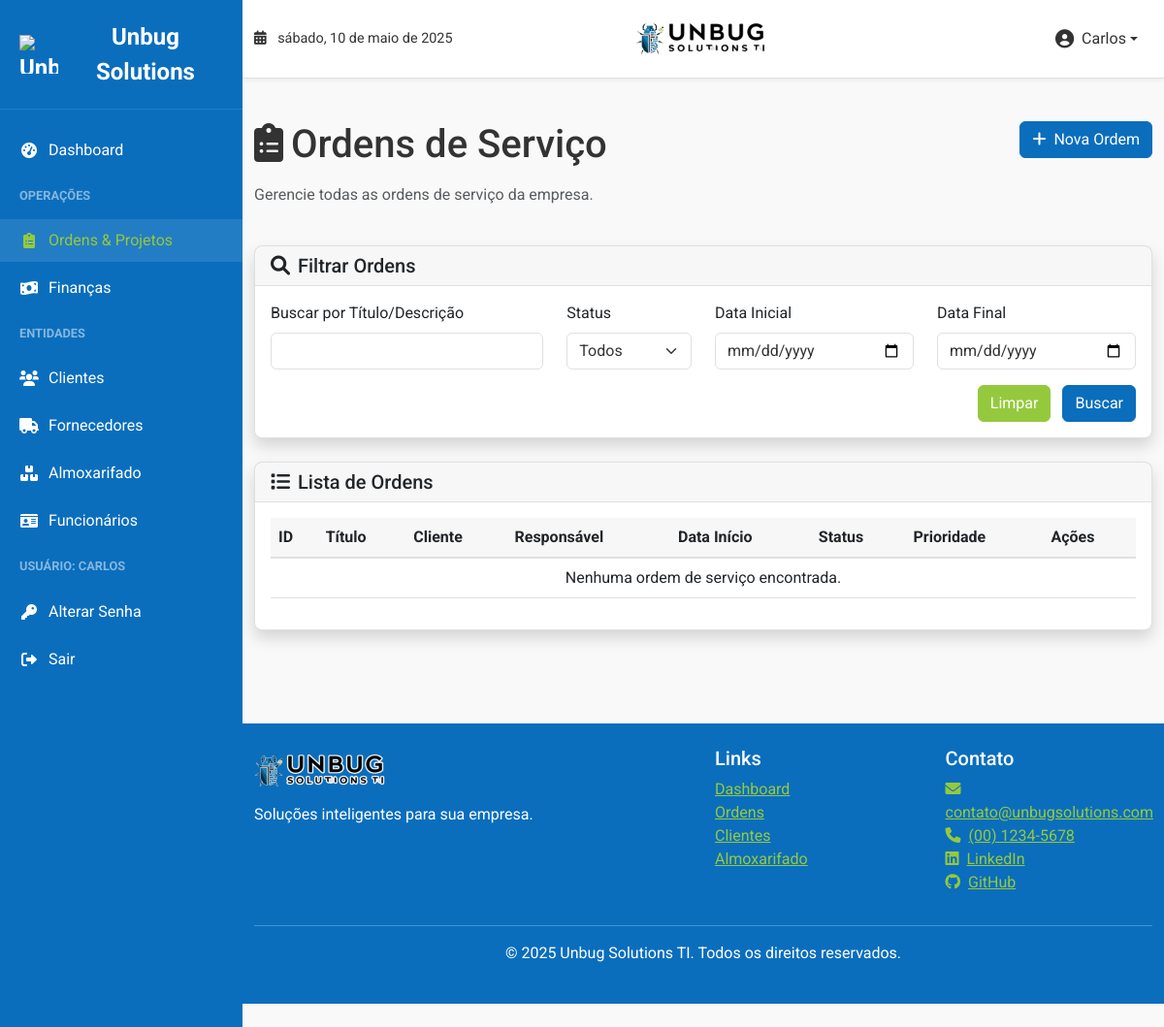
/orders/ (signed in), run on an earlier commit of the app's database.
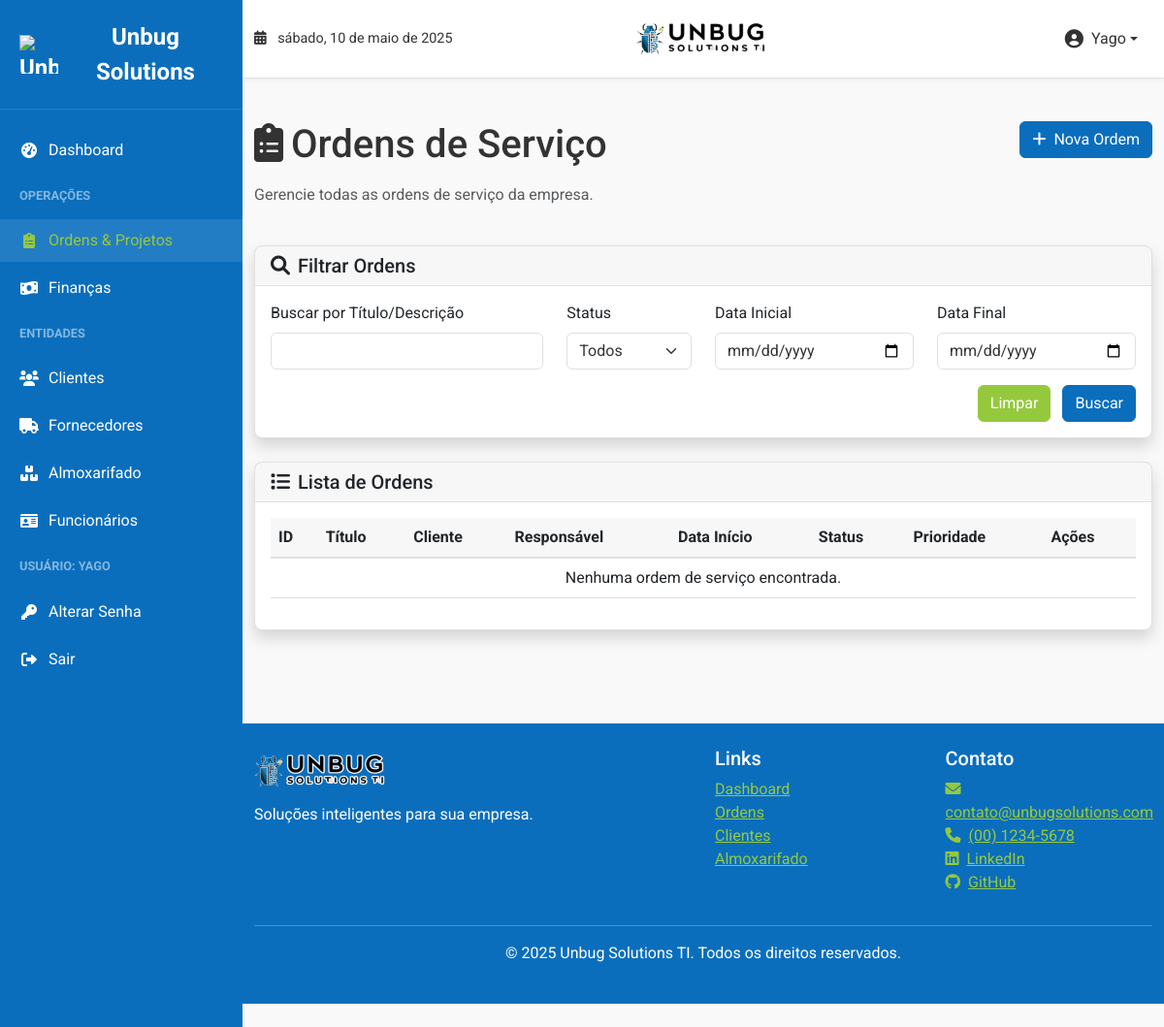
And on a later commit of the database.
### models.py (models this page shows, shortened)
class Employee(db.Model):
    id = db.Column(db.Integer, primary_key=True)
    first_name = db.Column(db.String(50), nullable=False)
    last_name = db.Column(db.String(50), nullable=False)
    position = db.Column(db.String(100))
    department = db.Column(db.String(100))
    phone = db.Column(db.String(20))
    hire_date = db.Column(db.Date, default=datetime.utcnow)
    active = db.Column(db.Boolean, default=True)
    created_at = db.Column(db.DateTime, default=datetime.utcnow)
    updated_at = db.Column(db.DateTime, default=datetime.utcnow, onupdate=datetime.utcnow)
    user_id = db.Column(db.Integer, ForeignKey('user.id'))
    user = relationship("User", back_populates="employee")
    service_orders = relationship("ServiceOrder", back_populates="employee")
    projects = relationship("Project", back_populates="manager")

### blueprints/orders.py (the view)
@orders_bp.route('/')
@login_required
def index():
    search_form = SearchForm()
    query = ServiceOrder.query
    if request.args.get('query'):
        search_term = f"%{request.args.get('query')}%"
        query = query.filter(ServiceOrder.title.like(search_term) |
                             ServiceOrder.description.like(search_term))
    if request.args.get('status') and request.args.get('status') != '':
        query = query.filter(ServiceOrder.status == request.args.get('status'))
    if request.args.get('date_from'):
        date_from = datetime.strptime(request.args.get('date_from'), '%Y-%m-%d')
        query = query.filter(ServiceOrder.start_date >= date_from)
    if request.args.get('date_to'):
        date_to = datetime.strptime(request.args.get('date_to'), '%Y-%m-%d')
        query = query.filter(ServiceOrder.start_date <= date_to)
    service_orders = query.order_by(ServiceOrder.created_at.desc()).all()
    return render_template('orders/index.html',
                          service_orders=service_orders,
                          search_form=search_form)

### forms.py
class SearchForm(FlaskForm):
    query = StringField('Buscar', validators=[Optional()])
    status = SelectField('Status', validators=[Optional()], choices=[
        ('', 'Todos'),
        ('open', 'Aberta'),
        ('in_progress', 'Em Andamento'),
        ('completed', 'Concluída'),
        ('cancelled', 'Cancelada')
    ])
    date_from = DateField('De', format='%Y-%m-%d', validators=[Optional()])
    date_to = DateField('Até', format='%Y-%m-%d', validators=[Optional()])
    submit = SubmitField('Buscar')

### models.py (called while the page is built)
    @property
    def is_active(self):
        return self._is_active

    def has_security_access(self):
        return self.role == 'admin'

    def has_finance_access(self):
        return self.role in ['admin', 'management']

    def get_role_display(self):
        role_names = {
            'admin': 'Administrador',
            'management': 'Gerência',
            'employee': 'Funcionário'
        }
        return role_names.get(self.role, self.role)

### templates/orders/index.html (shortened to what the changed rows need)
{% extends 'base.html' %}
{% block content %}
<div class="row mb-4">
    <div class="col-md-8">
        <h1 class="mb-3"><i class="fas fa-clipboard-list me-2"></i>Ordens de Serviço</h1>
    </div>
</div>
<div class="card shadow">
    <div class="card-body">
        <div class="table-responsive">
            <table class="table table-hover">
                <thead>
                    <tr>
                        <th>ID</th>
                        <th>Título</th>
                        <th>Cliente</th>
                        <th>Responsável</th>
                        <th>Data Início</th>
                        <th>Status</th>
                        <th>Prioridade</th>
                        <th>Ações</th>
                    </tr>
                </thead>
            </table>
        </div>
    </div>
</div>
{% endblock %}

### templates/base.html (shortened to what the changed rows need)
<!DOCTYPE html>
<html lang="pt-br">
<head>
    <link href="https://cdn.jsdelivr.net/npm/bootstrap@5.3.0-alpha1/dist/css/bootstrap.min.css" rel="stylesheet">
    <link rel="stylesheet" href="https://cdnjs.cloudflare.com/ajax/libs/font-awesome/6.0.0/css/all.min.css">
    <link rel="stylesheet" href="{{ url_for('static', filename='css/style.css') }}">
</head>
<body class="light-theme">
    {% if current_user.is_authenticated %}
    <div id="sidebar" class="sidebar">
        <div class="sidebar-header">
            <div class="sidebar-brand">
                <img src="{{ url_for('static', filename='img/unbug_symbol.png') }}" alt="Unbug Solutions TI Logo" class="logo-icon">
                <span>Unbug Solutions</span>
            </div>
        </div>
        <ul class="sidebar-nav">
            <li class="nav-item">
                <a href="{{ url_for('dashboard.index') }}" class="{% if request.path.startswith('/dashboard') %}active{% endif %}">
                    <i class="fas fa-tachometer-alt"></i> Dashboard
                </a>
            </li>
            <li class="nav-item-header">Operações</li>
            <li class="nav-item">
                <a href="{{ url_for('orders.index') }}" class="{% if request.path.startswith('/orders') %}active{% endif %}">
                    <i class="fas fa-clipboard-list"></i> Ordens & Projetos
                </a>
            </li>
            {% if current_user.has_finance_access() %}
            <li class="nav-item">
                <a href="{{ url_for('finance.index') }}" class="{% if request.path.startswith('/finance') %}active{% endif %}">
                    <i class="fas fa-money-bill-wave"></i> Finanças
                </a>
            </li>
            {% endif %}
            <li class="nav-item-header">Entidades</li>
            <li class="nav-item">
                <a href="{{ url_for('clients.index') }}" class="{% if request.path.startswith('/clients') %}active{% endif %}">
                    <i class="fas fa-users"></i> Clientes
                </a>
            </li>
            <li class="nav-item">
                <a href="{{ url_for('clients.suppliers') }}" class="{% if request.path == url_for('clients.suppliers') %}active{% endif %}">
                    <i class="fas fa-truck"></i> Fornecedores
                </a>
            </li>
            <li class="nav-item">
                <a href="{{ url_for('inventory.index') }}" class="{% if request.path.startswith('/inventory') %}active{% endif %}">
                    <i class="fas fa-boxes"></i> Almoxarifado
                </a>
            </li>
            <li class="nav-item">
                <a href="{{ url_for('employees.index') }}" class="{% if request.path.startswith('/employees') %}active{% endif %}">
                    <i class="fas fa-id-card"></i> Funcionários
                </a>
            </li>
            <li class="nav-item-header">Usuário: {{ current_user.employee.first_name if current_user.employee else current_user.username }}</li>
            <li class="nav-item">
                <a href="{{ url_for('auth.change_password') }}">
                    <i class="fas fa-key"></i> Alterar Senha
                </a>
            </li>
            <li class="nav-item">
                <a href="{{ url_for('auth.logout') }}">
                    <i class="fas fa-sign-out-alt"></i> Sair
                </a>
            </li>
        </ul>
    </div>
    {% endif %}
    <div class="main-content">
        <header class="app-header">
            <div class="container-fluid">
                <div class="row align-items-center">
                    <div class="col-md-4">
                        <div class="header-user-menu d-flex justify-content-end align-items-center">
                            <div class="dropdown">
                                <button class="header-user-button dropdown-toggle" type="button" id="userMenuDropdown" data-bs-toggle="dropdown" aria-expanded="false">
                                    <i class="fas fa-user-circle me-2"></i>
                                    <span class="d-none d-sm-inline">{{ current_user.employee.first_name if current_user.employee else current_user.username }}</span>
                                </button>
                            </div>
                        </div>
                    </div>
                </div>
            </div>
        </header>
        <main class="container py-4">
            {% block content %}{% endblock %}
        </main>
    </div>
</body>
</html>

What changed in the data, as far as the page shows it:
changed Employee: employee "CARLOS" → "YAGO"; employee "Carlos" → "Yago"
